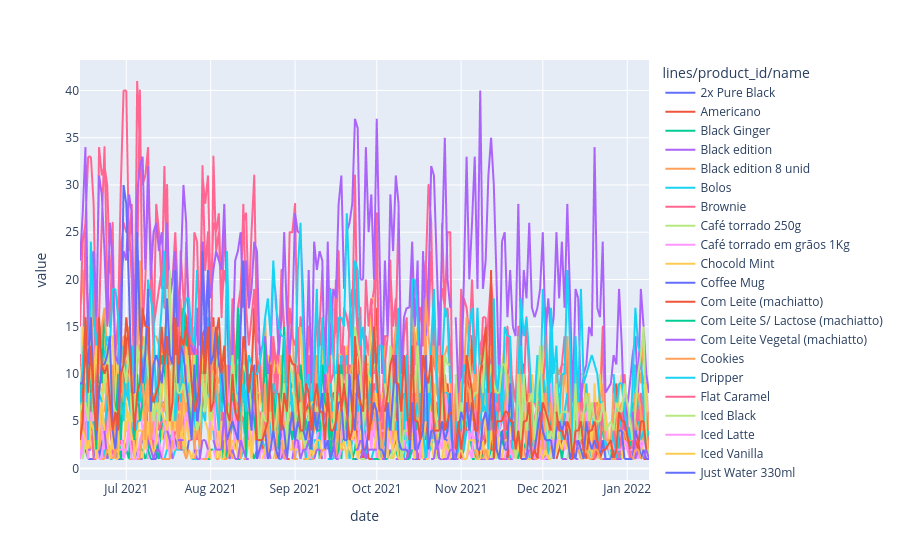

Here is the notebook cell this chart was saved with:
### Code cell
px.line(cont, x = cont.index, y = cont.columns)

### Figure 1 — Plotly figure (JSON) as saved in the notebook; plotly's stock layout.template omitted (floating-point values rounded to 4 significant figures; data arrays with more than 128 entries replaced by an {"elided": "..."} marker saying what was removed)
{"data": [{"hovertemplate": "lines/product_id/name=2x Pure Black<br>date=%{x}<br>value=%{y}<extra></extra>", "legendgroup": "2x Pure Black", "line": {"color": "#636efa", "dash": "solid"}, "marker": {"symbol": "circle"}, "mode": "lines", "name": "2x Pure Black", "showlegend": true, "type": "scattergl", "x": {"elided": "208 str values"}, "xaxis": "x", "y": {"elided": "208 int values"}, "yaxis": "y"}, {"hovertemplate": "lines/product_id/name=Americano<br>date=%{x}<br>value=%{y}<extra></extra>", "legendgroup": "Americano", "line": {"color": "#EF553B", "dash": "solid"}, "marker": {"symbol": "circle"}, "mode": "lines", "name": "Americano", "showlegend": true, "type": "scattergl", "x": {"elided": "208 str values"}, "xaxis": "x", "y": {"elided": "208 int values"}, "yaxis": "y"}, {"hovertemplate": "lines/product_id/name=Black Ginger<br>date=%{x}<br>value=%{y}<extra></extra>", "legendgroup": "Black Ginger", "line": {"color": "#00cc96", "dash": "solid"}, "marker": {"symbol": "circle"}, "mode": "lines", "name": "Black Ginger", "showlegend": true, "type": "scattergl", "x": {"elided": "208 str values"}, "xaxis": "x", "y": {"elided": "208 int values"}, "yaxis": "y"}, {"hovertemplate": "lines/product_id/name=Black edition<br>date=%{x}<br>value=%{y}<extra></extra>", "legendgroup": "Black edition", "line": {"color": "#ab63fa", "dash": "solid"}, "marker": {"symbol": "circle"}, "mode": "lines", "name": "Black edition", "showlegend": true, "type": "scattergl", "x": {"elided": "208 str values"}, "xaxis": "x", "y": {"elided": "208 int values"}, "yaxis": "y"}, {"hovertemplate": "lines/product_id/name=Black edition 8 unid<br>date=%{x}<br>value=%{y}<extra></extra>", "legendgroup": "Black edition 8 unid", "line": {"color": "#FFA15A", "dash": "solid"}, "marker": {"symbol": "circle"}, "mode": "lines", "name": "Black edition 8 unid", "showlegend": true, "type": "scattergl", "x": {"elided": "208 str values"}, "xaxis": "x", "y": {"elided": "208 int values"}, "yaxis": "y"}, {"hovertemplate": "lines/product_id/name=Bolos<br>date=%{x}<br>value=%{y}<extra></extra>", "legendgroup": "Bolos", "line": {"color": "#19d3f3", "dash": "solid"}, "marker": {"symbol": "circle"}, "mode": "lines", "name": "Bolos", "showlegend": true, "type": "scattergl", "x": {"elided": "208 str values"}, "xaxis": "x", "y": {"elided": "208 int values"}, "yaxis": "y"}, {"hovertemplate": "lines/product_id/name=Brownie<br>date=%{x}<br>value=%{y}<extra></extra>", "legendgroup": "Brownie", "line": {"color": "#FF6692", "dash": "solid"}, "marker": {"symbol": "circle"}, "mode": "lines", "name": "Brownie", "showlegend": true, "type": "scattergl", "x": {"elided": "208 str values"}, "xaxis": "x", "y": {"elided": "208 int values"}, "yaxis": "y"}, {"hovertemplate": "lines/product_id/name=Café torrado 250g<br>date=%{x}<br>value=%{y}<extra></extra>", "legendgroup": "Café torrado 250g", "line": {"color": "#B6E880", "dash": "solid"}, "marker": {"symbol": "circle"}, "mode": "lines", "name": "Café torrado 250g", "showlegend": true, "type": "scattergl", "x": {"elided": "208 str values"}, "xaxis": "x", "y": {"elided": "208 int values"}, "yaxis": "y"}, {"hovertemplate": "lines/product_id/name=Café torrado em grãos 1Kg<br>date=%{x}<br>value=%{y}<extra></extra>", "legendgroup": "Café torrado em grãos 1Kg", "line": {"color": "#FF97FF", "dash": "solid"}, "marker": {"symbol": "circle"}, "mode": "lines", "name": "Café torrado em grãos 1Kg", "showlegend": true, "type": "scattergl", "x": {"elided": "208 str values"}, "xaxis": "x", "y": {"elided": "208 int values"}, "yaxis": "y"}, {"hovertemplate": "lines/product_id/name=Chocold Mint<br>date=%{x}<br>value=%{y}<extra></extra>", "legendgroup": "Chocold Mint", "line": {"color": "#FECB52", "dash": "solid"}, "marker": {"symbol": "circle"}, "mode": "lines", "name": "Chocold Mint", "showlegend": true, "type": "scattergl", "x": {"elided": "208 str values"}, "xaxis": "x", "y": {"elided": "208 int values"}, "yaxis": "y"}, {"hovertemplate": "lines/product_id/name=Coffee Mug<br>date=%{x}<br>value=%{y}<extra></extra>", "legendgroup": "Coffee Mug", "line": {"color": "#636efa", "dash": "solid"}, "marker": {"symbol": "circle"}, "mode": "lines", "name": "Coffee Mug", "showlegend": true, "type": "scattergl", "x": {"elided": "208 str values"}, "xaxis": "x", "y": {"elided": "208 int values"}, "yaxis": "y"}, {"hovertemplate": "lines/product_id/name=Com Leite (machiatto)<br>date=%{x}<br>value=%{y}<extra></extra>", "legendgroup": "Com Leite (machiatto)", "line": {"color": "#EF553B", "dash": "solid"}, "marker": {"symbol": "circle"}, "mode": "lines", "name": "Com Leite (machiatto)", "showlegend": true, "type": "scattergl", "x": {"elided": "208 str values"}, "xaxis": "x", "y": {"elided": "208 int values"}, "yaxis": "y"}, {"hovertemplate": "lines/product_id/name=Com Leite S/ Lactose (machiatto)<br>date=%{x}<br>value=%{y}<extra></extra>", "legendgroup": "Com Leite S/ Lactose (machiatto)", "line": {"color": "#00cc96", "dash": "solid"}, "marker": {"symbol": "circle"}, "mode": "lines", "name": "Com Leite S/ Lactose (machiatto)", "showlegend": true, "type": "scattergl", "x": {"elided": "208 str values"}, "xaxis": "x", "y": {"elided": "208 int values"}, "yaxis": "y"}, {"hovertemplate": "lines/product_id/name=Com Leite Vegetal (machiatto)<br>date=%{x}<br>value=%{y}<extra></extra>", "legendgroup": "Com Leite Vegetal (machiatto)", "line": {"color": "#ab63fa", "dash": "solid"}, "marker": {"symbol": "circle"}, "mode": "lines", "name": "Com Leite Vegetal (machiatto)", "showlegend": true, "type": "scattergl", "x": {"elided": "208 str values"}, "xaxis": "x", "y": {"elided": "208 int values"}, "yaxis": "y"}, {"hovertemplate": "lines/product_id/name=Cookies<br>date=%{x}<br>value=%{y}<extra></extra>", "legendgroup": "Cookies", "line": {"color": "#FFA15A", "dash": "solid"}, "marker": {"symbol": "circle"}, "mode": "lines", "name": "Cookies", "showlegend": true, "type": "scattergl", "x": {"elided": "208 str values"}, "xaxis": "x", "y": {"elided": "208 int values"}, "yaxis": "y"}, {"hovertemplate": "lines/product_id/name=Dripper<br>date=%{x}<br>value=%{y}<extra></extra>", "legendgroup": "Dripper", "line": {"color": "#19d3f3", "dash": "solid"}, "marker": {"symbol": "circle"}, "mode": "lines", "name": "Dripper", "showlegend": true, "type": "scattergl", "x": {"elided": "208 str values"}, "xaxis": "x", "y": {"elided": "208 int values"}, "yaxis": "y"}, {"hovertemplate": "lines/product_id/name=Flat Caramel<br>date=%{x}<br>value=%{y}<extra></extra>", "legendgroup": "Flat Caramel", "line": {"color": "#FF6692", "dash": "solid"}, "marker": {"symbol": "circle"}, "mode": "lines", "name": "Flat Caramel", "showlegend": true, "type": "scattergl", "x": {"elided": "208 str values"}, "xaxis": "x", "y": {"elided": "208 int values"}, "yaxis": "y"}, {"hovertemplate": "lines/product_id/name=Iced Black<br>date=%{x}<br>value=%{y}<extra></extra>", "legendgroup": "Iced Black", "line": {"color": "#B6E880", "dash": "solid"}, "marker": {"symbol": "circle"}, "mode": "lines", "name": "Iced Black", "showlegend": true, "type": "scattergl", "x": {"elided": "208 str values"}, "xaxis": "x", "y": {"elided": "208 int values"}, "yaxis": "y"}, {"hovertemplate": "lines/product_id/name=Iced Latte<br>date=%{x}<br>value=%{y}<extra></extra>", "legendgroup": "Iced Latte", "line": {"color": "#FF97FF", "dash": "solid"}, "marker": {"symbol": "circle"}, "mode": "lines", "name": "Iced Latte", "showlegend": true, "type": "scattergl", "x": {"elided": "208 str values"}, "xaxis": "x", "y": {"elided": "208 int values"}, "yaxis": "y"}, {"hovertemplate": "lines/product_id/name=Iced Vanilla<br>date=%{x}<br>value=%{y}<extra></extra>", "legendgroup": "Iced Vanilla", "line": {"color": "#FECB52", "dash": "solid"}, "marker": {"symbol": "circle"}, "mode": "lines", "name": "Iced Vanilla", "showlegend": true, "type": "scattergl", "x": {"elided": "208 str values"}, "xaxis": "x", "y": {"elided": "208 int values"}, "yaxis": "y"}, {"hovertemplate": "lines/product_id/name=Just Water 330ml<br>date=%{x}<br>value=%{y}<extra></extra>", "legendgroup": "Just Water 330ml", "line": {"color": "#636efa", "dash": "solid"}, "marker": {"symbol": "circle"}, "mode": "lines", "name": "Just Water 330ml", "showlegend": true, "type": "scattergl", "x": {"elided": "208 str values"}, "xaxis": "x", "y": {"elided": "208 int values"}, "yaxis": "y"}, {"hovertemplate": "lines/product_id/name=Just Water 500ml<br>date=%{x}<br>value=%{y}<extra></extra>", "legendgroup": "Just Water 500ml", "line": {"color": "#EF553B", "dash": "solid"}, "marker": {"symbol": "circle"}, "mode": "lines", "name": "Just Water 500ml", "showlegend": true, "type": "scattergl", "x": {"elided": "208 str values"}, "xaxis": "x", "y": {"elided": "208 int values"}, "yaxis": "y"}, {"hovertemplate": "lines/product_id/name=Kraft edition<br>date=%{x}<br>value=%{y}<extra></extra>", "legendgroup": "Kraft edition", "line": {"color": "#00cc96", "dash": "solid"}, "marker": {"symbol": "circle"}, "mode": "lines", "name": "Kraft edition", "showlegend": true, "type": "scattergl", "x": {"elided": "208 str values"}, "xaxis": "x", "y": {"elided": "208 int values"}, "yaxis": "y"}, {"hovertemplate": "lines/product_id/name=Kraft edition 8 unid<br>date=%{x}<br>value=%{y}<extra></extra>", "legendgroup": "Kraft edition 8 unid", "line": {"color": "#ab63fa", "dash": "solid"}, "marker": {"symbol": "circle"}, "mode": "lines", "name": "Kraft edition 8 unid", "showlegend": true, "type": "scattergl", "x": {"elided": "208 str values"}, "xaxis": "x", "y": {"elided": "208 int values"}, "yaxis": "y"}, {"hovertemplate": "lines/product_id/name=Leite 0% Lactose<br>date=%{x}<br>value=%{y}<extra></extra>", "legendgroup": "Leite 0% Lactose", "line": {"color": "#FFA15A", "dash": "solid"}, "marker": {"symbol": "circle"}, "mode": "lines", "name": "Leite 0% Lactose", "showlegend": true, "type": "scattergl", "x": {"elided": "208 str values"}, "xaxis": "x", "y": {"elided": "208 int values"}, "yaxis": "y"}, {"hovertemplate": "lines/product_id/name=Leite Vegetal<br>date=%{x}<br>value=%{y}<extra></extra>", "legendgroup": "Leite Vegetal", "line": {"color": "#19d3f3", "dash": "solid"}, "marker": {"symbol": "circle"}, "mode": "lines", "name": "Leite Vegetal", "showlegend": true, "type": "scattergl", "x": {"elided": "208 str values"}, "xaxis": "x", "y": {"elided": "208 int values"}, "yaxis": "y"}, {"hovertemplate": "lines/product_id/name=Mad Mocha<br>date=%{x}<br>value=%{y}<extra></extra>", "legendgroup": "Mad Mocha", "line": {"color": "#FF6692", "dash": "solid"}, "marker": {"symbol": "circle"}, "mode": "lines", "name": "Mad Mocha", "showlegend": true, "type": "scattergl", "x": {"elided": "208 str values"}, "xaxis": "x", "y": {"elided": "208 int values"}, "yaxis": "y"}, {"hovertemplate": "lines/product_id/name=Mais Pure Black<br>date=%{x}<br>value=%{y}<extra></extra>", "legendgroup": "Mais Pure Black", "line": {"color": "#B6E880", "dash": "solid"}, "marker": {"symbol": "circle"}, "mode": "lines", "name": "Mais Pure Black", "showlegend": true, "type": "scattergl", "x": {"elided": "208 str values"}, "xaxis": "x", "y": {"elided": "208 int values"}, "yaxis": "y"}, {"hovertemplate": "lines/product_id/name=Matcha Iced Latte<br>date=%{x}<br>value=%{y}<extra></extra>", "legendgroup": "Matcha Iced Latte", "line": {"color": "#FF97FF", "dash": "solid"}, "marker": {"symbol": "circle"}, "mode": "lines", "name": "Matcha Iced Latte", "showlegend": true, "type": "scattergl", "x": {"elided": "208 str values"}, "xaxis": "x", "y": {"elided": "208 int values"}, "yaxis": "y"}, {"hovertemplate": "lines/product_id/name=Matcha Latte<br>date=%{x}<br>value=%{y}<extra></extra>", "legendgroup": "Matcha Latte", "line": {"color": "#FECB52", "dash": "solid"}, "marker": {"symbol": "circle"}, "mode": "lines", "name": "Matcha Latte", "showlegend": true, "type": "scattergl", "x": {"elided": "208 str values"}, "xaxis": "x", "y": {"elided": "208 int values"}, "yaxis": "y"}, {"hovertemplate": "lines/product_id/name=Pain au Chocolat<br>date=%{x}<br>value=%{y}<extra></extra>", "legendgroup": "Pain au Chocolat", "line": {"color": "#636efa", "dash": "solid"}, "marker": {"symbol": "circle"}, "mode": "lines", "name": "Pain au Chocolat", "showlegend": true, "type": "scattergl", "x": {"elided": "208 str values"}, "xaxis": "x", "y": {"elided": "208 int values"}, "yaxis": "y"}, {"hovertemplate": "lines/product_id/name=Paper filter<br>date=%{x}<br>value=%{y}<extra></extra>", "legendgroup": "Paper filter", "line": {"color": "#EF553B", "dash": "solid"}, "marker": {"symbol": "circle"}, "mode": "lines", "name": "Paper filter", "showlegend": true, "type": "scattergl", "x": {"elided": "208 str values"}, "xaxis": "x", "y": {"elided": "208 int values"}, "yaxis": "y"}, {"hovertemplate": "lines/product_id/name=Pure B&W<br>date=%{x}<br>value=%{y}<extra></extra>", "legendgroup": "Pure B&W", "line": {"color": "#00cc96", "dash": "solid"}, "marker": {"symbol": "circle"}, "mode": "lines", "name": "Pure B&W", "showlegend": true, "type": "scattergl", "x": {"elided": "208 str values"}, "xaxis": "x", "y": {"elided": "208 int values"}, "yaxis": "y"}, {"hovertemplate": "lines/product_id/name=Pure Black<br>date=%{x}<br>value=%{y}<extra></extra>", "legendgroup": "Pure Black", "line": {"color": "#ab63fa", "dash": "solid"}, "marker": {"symbol": "circle"}, "mode": "lines", "name": "Pure Black", "showlegend": true, "type": "scattergl", "x": {"elided": "208 str values"}, "xaxis": "x", "y": {"elided": "208 int values"}, "yaxis": "y"}, {"hovertemplate": "lines/product_id/name=Pão de Queijo<br>date=%{x}<br>value=%{y}<extra></extra>", "legendgroup": "Pão de Queijo", "line": {"color": "#FFA15A", "dash": "solid"}, "marker": {"symbol": "circle"}, "mode": "lines", "name": "Pão de Queijo", "showlegend": true, "type": "scattergl", "x": {"elided": "208 str values"}, "xaxis": "x", "y": {"elided": "208 int values"}, "yaxis": "y"}, {"hovertemplate": "lines/product_id/name=Salted Caramel<br>date=%{x}<br>value=%{y}<extra></extra>", "legendgroup": "Salted Caramel", "line": {"color": "#19d3f3", "dash": "solid"}, "marker": {"symbol": "circle"}, "mode": "lines", "name": "Salted Caramel", "showlegend": true, "type": "scattergl", "x": {"elided": "208 str values"}, "xaxis": "x", "y": {"elided": "208 int values"}, "yaxis": "y"}, {"hovertemplate": "lines/product_id/name=Sem Leite (Matcha)<br>date=%{x}<br>value=%{y}<extra></extra>", "legendgroup": "Sem Leite (Matcha)", "line": {"color": "#FF6692", "dash": "solid"}, "marker": {"symbol": "circle"}, "mode": "lines", "name": "Sem Leite (Matcha)", "showlegend": true, "type": "scattergl", "x": {"elided": "208 str values"}, "xaxis": "x", "y": {"elided": "208 int values"}, "yaxis": "y"}, {"hovertemplate": "lines/product_id/name=True White<br>date=%{x}<br>value=%{y}<extra></extra>", "legendgroup": "True White", "line": {"color": "#B6E880", "dash": "solid"}, "marker": {"symbol": "circle"}, "mode": "lines", "name": "True White", "showlegend": true, "type": "scattergl", "x": {"elided": "208 str values"}, "xaxis": "x", "y": {"elided": "208 int values"}, "yaxis": "y"}, {"hovertemplate": "lines/product_id/name=Tumbler (240ml)<br>date=%{x}<br>value=%{y}<extra></extra>", "legendgroup": "Tumbler (240ml)", "line": {"color": "#FF97FF", "dash": "solid"}, "marker": {"symbol": "circle"}, "mode": "lines", "name": "Tumbler (240ml)", "showlegend": true, "type": "scattergl", "x": {"elided": "208 str values"}, "xaxis": "x", "y": {"elided": "208 int values"}, "yaxis": "y"}, {"hovertemplate": "lines/product_id/name=Tumbler (360ml)<br>date=%{x}<br>value=%{y}<extra></extra>", "legendgroup": "Tumbler (360ml)", "line": {"color": "#FECB52", "dash": "solid"}, "marker": {"symbol": "circle"}, "mode": "lines", "name": "Tumbler (360ml)", "showlegend": true, "type": "scattergl", "x": {"elided": "208 str values"}, "xaxis": "x", "y": {"elided": "208 int values"}, "yaxis": "y"}, {"hovertemplate": "lines/product_id/name=Urban Chocolat<br>date=%{x}<br>value=%{y}<extra></extra>", "legendgroup": "Urban Chocolat", "line": {"color": "#636efa", "dash": "solid"}, "marker": {"symbol": "circle"}, "mode": "lines", "name": "Urban Chocolat", "showlegend": true, "type": "scattergl", "x": {"elided": "208 str values"}, "xaxis": "x", "y": {"elided": "208 int values"}, "yaxis": "y"}, {"hovertemplate": "lines/product_id/name=Vanilla Latte<br>date=%{x}<br>value=%{y}<extra></extra>", "legendgroup": "Vanilla Latte", "line": {"color": "#EF553B", "dash": "solid"}, "marker": {"symbol": "circle"}, "mode": "lines", "name": "Vanilla Latte", "showlegend": true, "type": "scattergl", "x": {"elided": "208 str values"}, "xaxis": "x", "y": {"elided": "208 int values"}, "yaxis": "y"}, {"hovertemplate": "lines/product_id/name=White Box 8 unid<br>date=%{x}<br>value=%{y}<extra></extra>", "legendgroup": "White Box 8 unid", "line": {"color": "#00cc96", "dash": "solid"}, "marker": {"symbol": "circle"}, "mode": "lines", "name": "White Box 8 unid", "showlegend": true, "type": "scattergl", "x": {"elided": "208 str values"}, "xaxis": "x", "y": {"elided": "208 int values"}, "yaxis": "y"}, {"hovertemplate": "lines/product_id/name=White bag (250g em grãos)\t<br>date=%{x}<br>value=%{y}<extra></extra>", "legendgroup": "White bag (250g em grãos)\t", "line": {"color": "#ab63fa", "dash": "solid"}, "marker": {"symbol": "circle"}, "mode": "lines", "name": "White bag (250g em grãos)\t", "showlegend": true, "type": "scattergl", "x": {"elided": "208 str values"}, "xaxis": "x", "y": {"elided": "208 int values"}, "yaxis": "y"}, {"hovertemplate": "lines/product_id/name=Água Na Caixa<br>date=%{x}<br>value=%{y}<extra></extra>", "legendgroup": "Água Na Caixa", "line": {"color": "#FFA15A", "dash": "solid"}, "marker": {"symbol": "circle"}, "mode": "lines", "name": "Água Na Caixa", "showlegend": true, "type": "scattergl", "x": {"elided": "208 str values"}, "xaxis": "x", "y": {"elided": "208 int values"}, "yaxis": "y"}], "layout": {"autosize": true, "legend": {"title": {"text": "lines/product_id/name"}, "tracegroupgap": 0}, "margin": {"t": 60}, "xaxis": {"anchor": "y", "autorange": true, "domain": [0, 1], "range": ["2021-06-14", "2022-01-09"], "title": {"text": "date"}, "type": "date"}, "yaxis": {"anchor": "x", "autorange": true, "domain": [0, 1], "range": [-1.222, 43.22], "title": {"text": "value"}, "type": "linear"}}}
